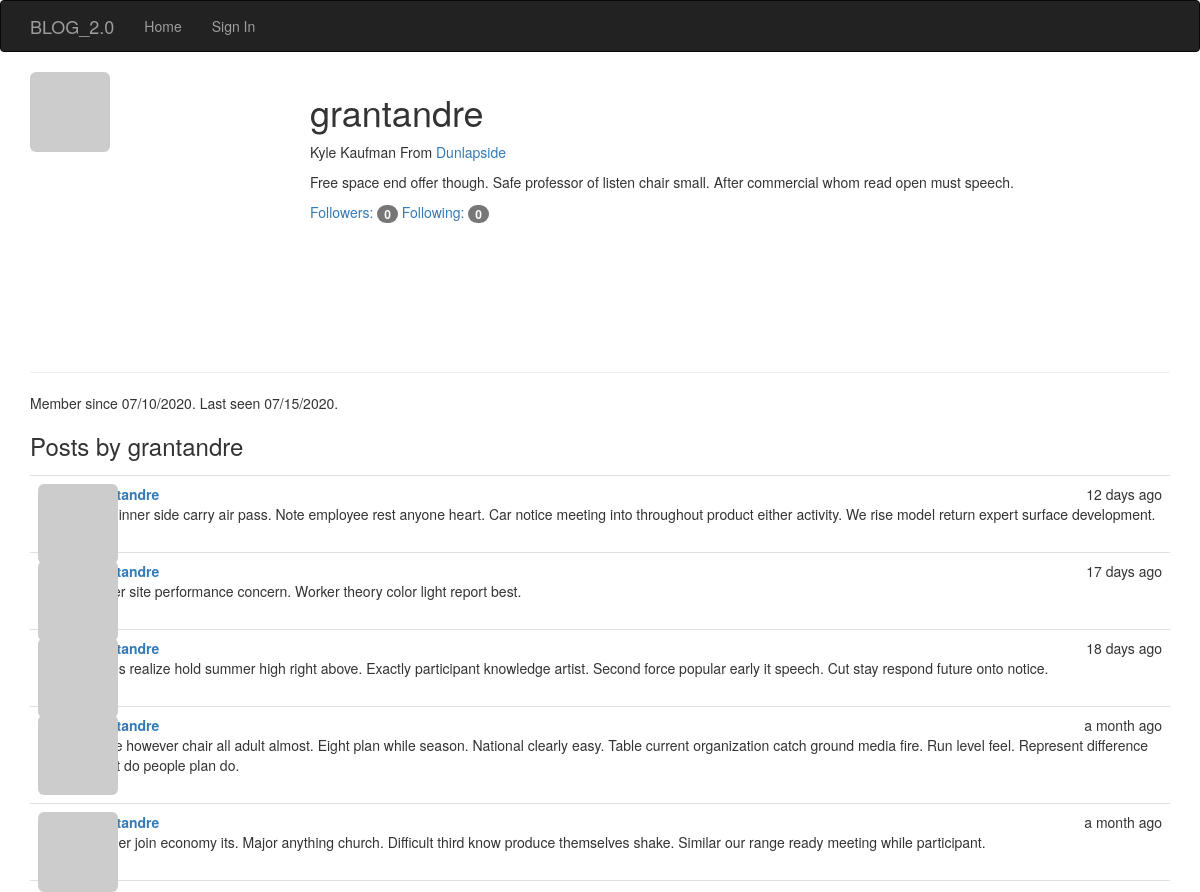
Page /user/grantandre on the committed database.
### app/models.py (models this page shows, shortened)
class User(UserMixin, db.Model):
    __tablename__ = 'users'
    id = db.Column(db.Integer, primary_key=True)
    email = db.Column(db.String(64), unique=True, index=True)
    username = db.Column(db.String(64), unique=True, index=True)
    name = db.Column(db.String(64))
    location = db.Column(db.String(64))
    about_me = db.Column(db.Text())
    member_since = db.Column(db.DateTime(), default=datetime.utcnow)
    last_seen = db.Column(db.DateTime(), default=datetime.utcnow)
    password_hash = db.Column(db.String(128))
    avatar_hash = db.Column(db.String(32))
    role_id = db.Column(db.Integer, db.ForeignKey('roles.id'))
    confirmed = db.Column(db.Boolean, default=False)
    posts = db.relationship('Post', backref='author', lazy='dynamic')
    followed = db.relationship('Follow', foreign_keys=[Follow.follower_id], backref=db.backref('follower', lazy='joined'), lazy='dynamic', cascade='all, delete-orphan')
    followers = db.relationship('Follow', foreign_keys=[Follow.followed_id], backref=db.backref('followed', lazy='joined'), lazy='dynamic', cascade='all, delete-orphan')
    @property
    def password(self):
        '''
        Password property to prevent reading passwords directly
        '''
        raise AttributeError('Password is not a readable attribute')
    def gravatar(self, size=100, default='identicon', rating='g'):
        if request.is_secure:
            url = 'https://secure.gravatar.com/avatar'
        else:
            url = 'http://www.gravatar.com/avatar'
            hash = self.avatar_hash or self.gravatar_hash()
        return '{url}/{hash}?s={size}&d={default}&r={rating}'.format(
            url=url, hash=hash, size=size, default=default, rating=rating)

class Post(db.Model):
    __tablename__='posts'
    id = db.Column(db.Integer, primary_key=True)
    body = db.Column(db.Text)
    timestamp = db.Column(db.DateTime, index=True, default=datetime.utcnow)
    author_id = db.Column(db.Integer, db.ForeignKey('users.id'))
    body_html = db.Column(db.Text)

### app/main/views.py (the view)
@main.route('/user/<username>')
def user(username):
    user = User.query.filter_by(username=username).first_or_404()
    posts = user.posts.order_by(Post.timestamp.desc()).all()
    return render_template('user.html', user=user, posts=posts)

### app/auth/views.py (called while the page is built)
@auth.before_app_request
def before_request():
    if current_user.is_authenticated:
        current_user.ping()
        if not current_user.confirmed \
                and request.endpoint \
                and request.blueprint != 'auth' \
                and request.endpoint != 'static':
            return redirect(url_for('auth.unconfirmed'))

### app/main/__init__.py (called while the page is built)
@main.app_context_processor
def inject_permission():
    return dict(Permission=Permission)

### app/models.py (called while the page is built)
    def can(self, permissions):
        return False

    def is_administrator(self):
        return False

### app/templates/user.html (shortened to what this page needs)
{% extends 'base.html' %}
{% import "bootstrap/wtf.html" as wtf %}
{% import "_macros.html" as macros %}
{% block head %}
  {{ super() }}
{% endblock %}
{% block page_content %}
<img class="img-rounded profile-thumbnail" src="{{ user.gravatar(size=256) }}">
<div class='page_header'>
  <div class="profile-header">
    <h1>{{ user.username }} </h1>
    {% if user.name or user.location %}
    <p>
      {% if user.name %}{{ user.name }}{% endif %}
      {% if user.location %}
        From <a href="http://maps.google.com/?q={{ user.location }}">
          {{ user.location }}
          </a>
        {% endif %}
    </p>
    {% endif %}
    {% if user.about_me %}<p>{{ user.about_me }}</p> {% endif %}
    <p>
      <a href="{{ url_for('.followers', username=user.username) }}"> Followers: <span class="badge">{{ user.followers.count() - 1 }}</span></a>
      <a href="{{ url_for('.followed_by', username=user.username) }}">Following: <span class="badge">{{ user.followed.count() - 1 }}</span></a>
    </p>
  </div>
  <hr>
  <p>
    Member since {{ moment(user.member_since).format('L') }}.
    Last seen {{ moment(user.last_seen).format('L') }}.
  </p>
</div>
<h3>Posts by {{ user.username }}</h3>
{% include '_posts.html' %}
{% endblock %}

### app/templates/_posts.html (shortened to what this page needs)
<ul class="posts">
  {% for post in posts %}
  <li class="post">
    <div class="profile-thumbnail">
      <a href="{{ url_for('.user', username=post.author.username) }}">
        <img class="img-rounded profile-thumbnail" src="{{ post.author.gravatar(size=40) }}">
      </a>
    </div>
    <div class="post-content">
      <div class="post-date">{{ moment(post.timestamp).fromNow() }}</div>
      <div class="post-author">
        <a href="{{ url_for('.user', username=post.author.username) }}">{{ post.author.username }}</a>
      </div>
      <div class="post-body">
        {% if post.body_html %}
          {{ post.body_html | safe }}
        {% else %}
          {{ post.body }}
        {% endif %}
      </div>
      <div class="post-footer">
        <a href="{{ url_for('.post', id=post.id) }}">
          <span class="label label default">Permalink</span>
        </a>
      </div>
    </div>
  </li>
  {% endfor %}
</ul>

### app/static/styles.css (style rules this page uses)
.profile-thumbnail { position: absolute; }
.profile-header { min-height: 260px; margin-left: 280px; }
ul.posts { list-style-type: none; padding: 0px; margin: 16px 0px 0px 0px; border-top: 1px solid #e0e0e0; }
ul.posts li.post { padding: 8px; border-bottom: 1px solid #e0e0e0; }
div.post-date { float: right; }
div.post-author { font-weight: bold; }
div.post-content { margin-left: 48px; min-height: 48px; }
div.post-footer { text-align: right; }

### rows in the picture
User: username "grantandre", name "Kyle Kaufman", location "Dunlapside", about_me "Free space end offer though. Safe professor of listen chair small. After commercial whom read open must speech.", member_since "07/10/2020", last_seen "07/15/2020"
Post: timestamp "12 days ago", author.username "grantandre", body "Put dinner side carry air pass. Note employee rest anyone heart. Car notice meeting into throughout product either activity. We rise model return expert surface development."
Post: timestamp "17 days ago", author.username "grantandre", body "Matter site performance concern. Worker theory color light report best."
Post: timestamp "18 days ago", author.username "grantandre", body "Series realize hold summer high right above. Exactly participant knowledge artist. Second force popular early it speech. Cut stay respond future onto notice."
Post: timestamp "a month ago", author.username "grantandre", body "Score however chair all adult almost. Eight plan while season. National clearly easy. Table current organization catch ground media fire. Run level feel. Represent difference might do people plan do."
Post: timestamp "a month ago", author.username "grantandre", body "Former join economy its. Major anything church. Difficult third know produce themselves shake. Similar our range ready meeting while participant."

### other values in the picture
{{ user.followers.count() - 1 }} "0"
{{ user.followed.count() - 1 }} "0"
